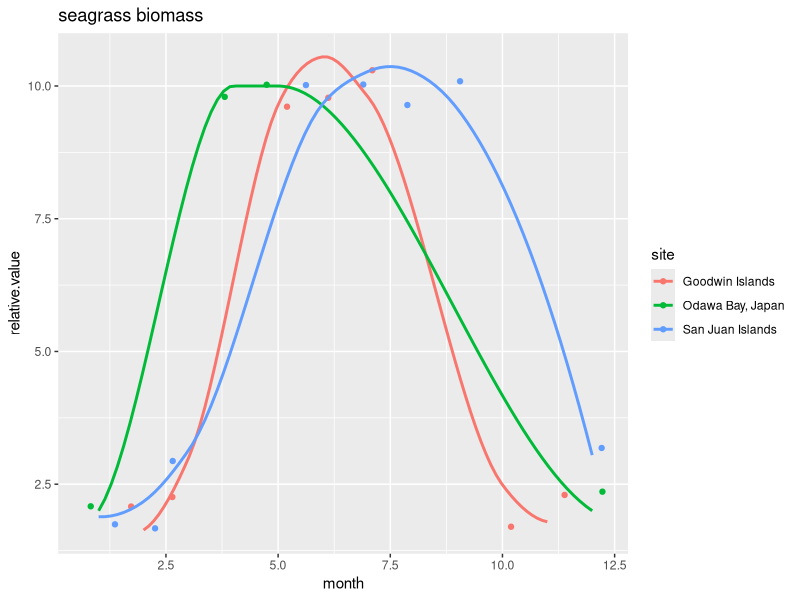
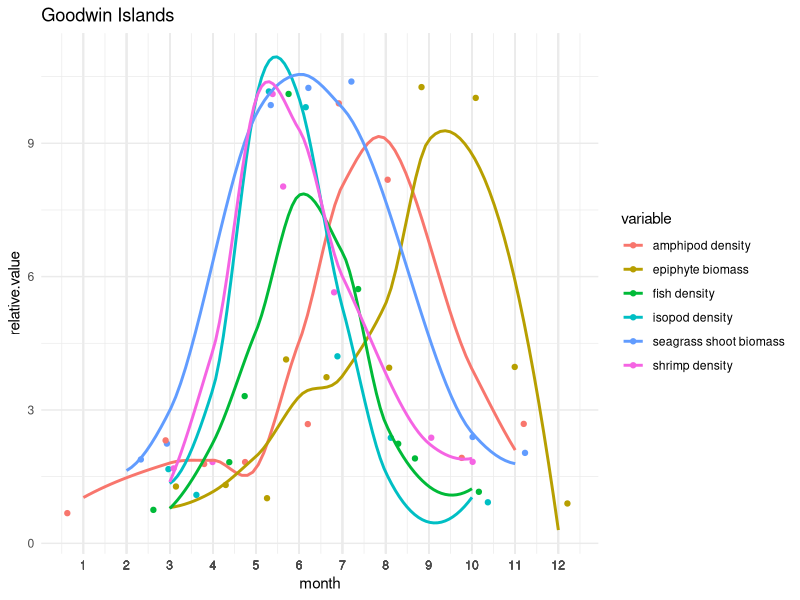
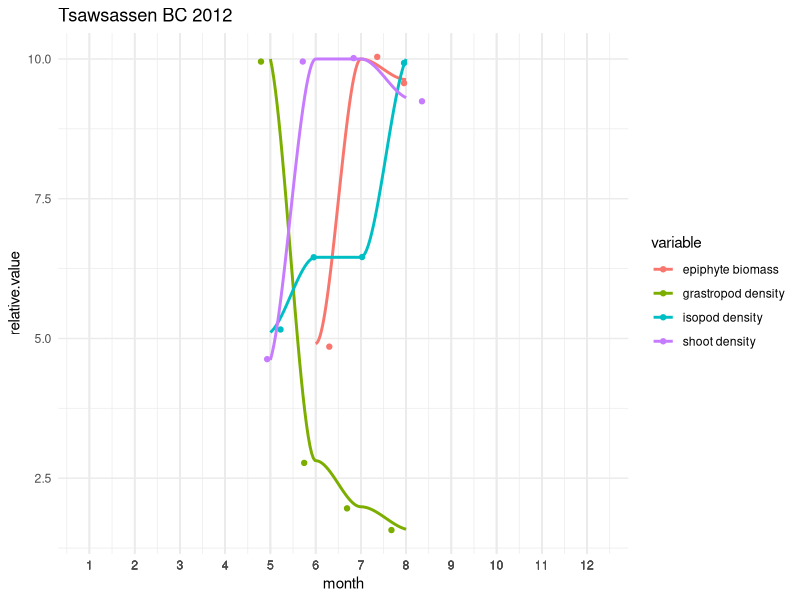
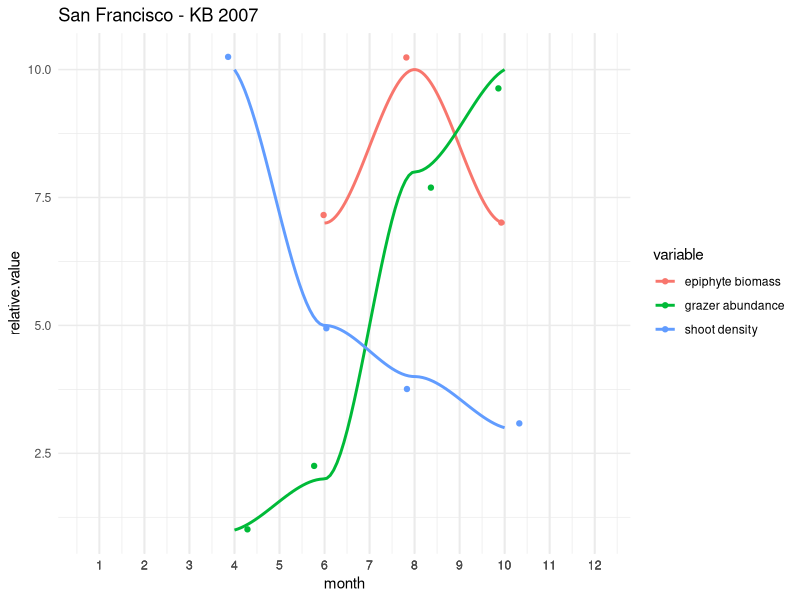
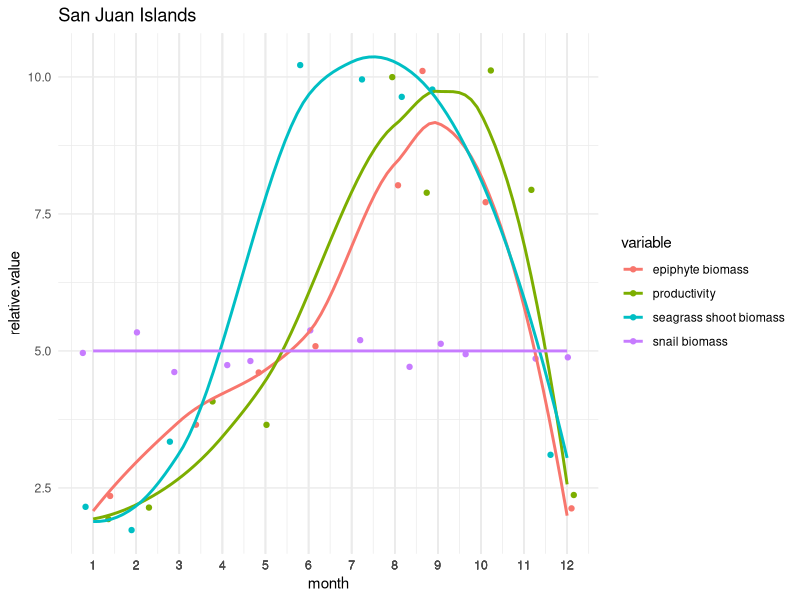
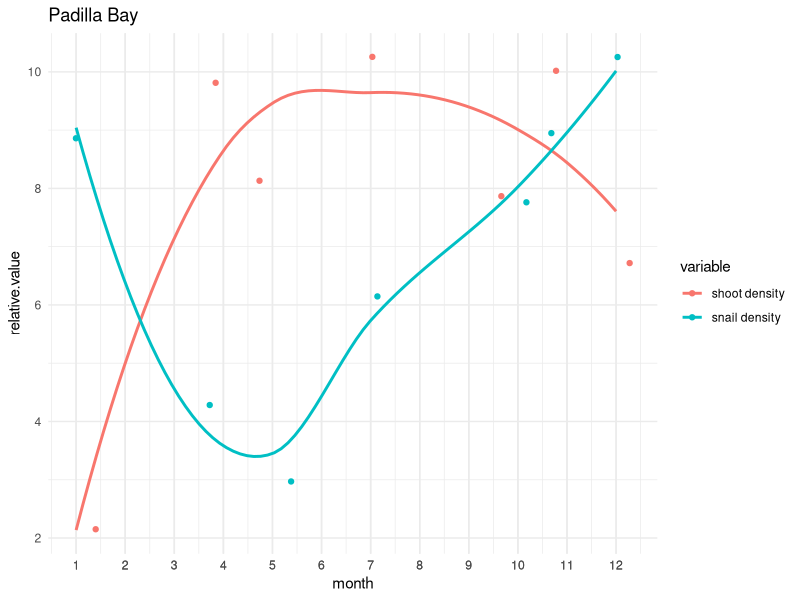
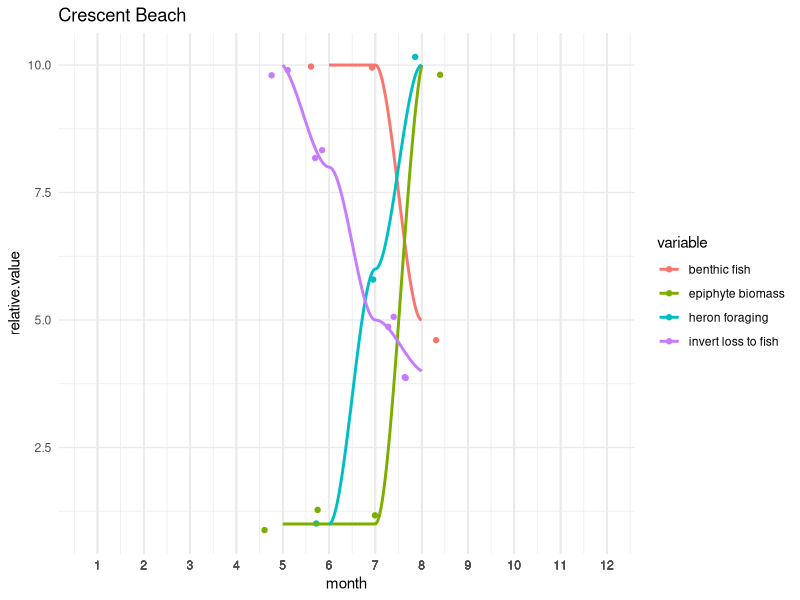

R code for these plots, in order: (Note: this script raises an error after producing the figures.)
### plotting seasonal variation in seagrass events

library(readr)
library(tidyverse)
library(ggplot2)
library(gridExtra)
library(cowplot)


data <- read_csv("sg.seasonality.data.csv")
head(data)
View(data)

sgb <- data %>%
  filter(., variable == "seagrass shoot biomass") %>%
  group_by(site)

sbg.fig <-
  ggplot(sgb, aes(x = month, y = relative.value)) +
  geom_jitter(aes(x = month, y = relative.value, color = site), na.rm = TRUE) +
  geom_smooth(aes(x = month, y = relative.value, color = site), se = FALSE) +
  ggtitle("seagrass biomass")

sbg.fig


GWI <- data %>%
  filter(., site == "Goodwin Islands") 

GWI.fig <-
  ggplot(GWI, aes(x = month, y = relative.value), group_by(variable)) +
  theme_minimal() +
  scale_x_continuous(breaks = GWI$month) +
  geom_jitter(aes(x = month, y = relative.value, color = variable), na.rm = TRUE) +
  geom_smooth(aes(x = month, y = relative.value, color = variable), se = FALSE) +
  ggtitle("Goodwin Islands")

GWI.fig


TW <- data %>%
  filter(., site == "Tsawwassen") 

TW.fig <-
  ggplot(TW, aes(x = month, y = relative.value), group_by(variable)) +
  theme_minimal() +
  scale_x_continuous(breaks = TW$month) +
  geom_jitter(aes(x = month, y = relative.value, color = variable), na.rm = TRUE) +
  geom_smooth(aes(x = month, y = relative.value, color = variable), se = FALSE) +
  ggtitle("Tsawsassen BC 2012")

TW.fig


SF <- data %>%
  filter(., site == "San Francisco Bay - KB") 

SF.fig <-
  ggplot(SF, aes(x = month, y = relative.value), group_by(variable)) +
  theme_minimal() +
  scale_x_continuous(breaks = SF$month) +
  geom_jitter(aes(x = month, y = relative.value, color = variable), na.rm = TRUE) +
  geom_smooth(aes(x = month, y = relative.value, color = variable), se = FALSE) +
  ggtitle("San Francisco - KB 2007")

SF.fig


SJI <- data %>%
  filter(., site == "San Juan Islands") 

SJI.fig <-
  ggplot(SJI, aes(x = month, y = relative.value), group_by(variable)) +
  theme_minimal() +
  scale_x_continuous(breaks = SJI$month) +
  geom_jitter(aes(x = month, y = relative.value, color = variable), na.rm = TRUE) +
  geom_smooth(aes(x = month, y = relative.value, color = variable), se = FALSE) +
  ggtitle("San Juan Islands")

SJI.fig


PB <- data %>%
  filter(., site == "Padilla Bay") 

PB.fig <-
  ggplot(PB, aes(x = month, y = relative.value), group_by(variable)) +
  theme_minimal() +
  scale_x_continuous(breaks = PB$month) +
  geom_jitter(aes(x = month, y = relative.value, color = variable), na.rm = TRUE) +
  geom_smooth(aes(x = month, y = relative.value, color = variable), se = FALSE) +
  ggtitle("Padilla Bay")

PB.fig

CB <- data %>%
  filter(., site == "Crescent Beach BC") 

CB.fig <-
  ggplot(CB, aes(x = month, y = relative.value), group_by(variable)) +
  theme_minimal() +
  scale_x_continuous(breaks = CB$month) +
  geom_jitter(aes(x = month, y = relative.value, color = variable), na.rm = TRUE) +
  geom_smooth(aes(x = month, y = relative.value, color = variable), se = FALSE) +
  ggtitle("Crescent Beach")

CB.fig


## all figs at once
all <- plot_grid(GWI.fig,TW.fig, SF.fig, PB.fig, SJI.fig, CB.fig, nrow = 3, ncol = 2, scale = 0.9, label_size = 9, align = "v")

cowplot::ggsave("allsites.jpg", plot = all, width = 8, height = 10)

### ok, this will work to visualize the patterns. next step, try to get our (and others?) seasonal data into a figure...
